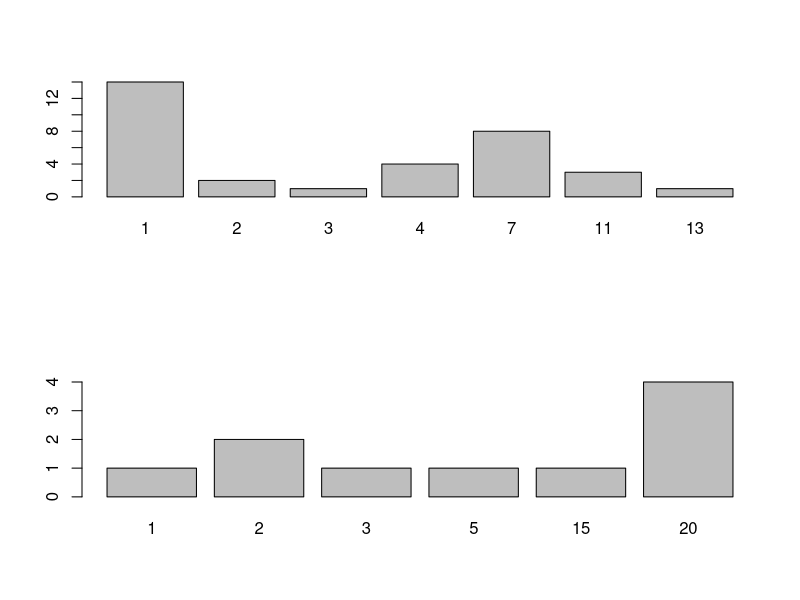
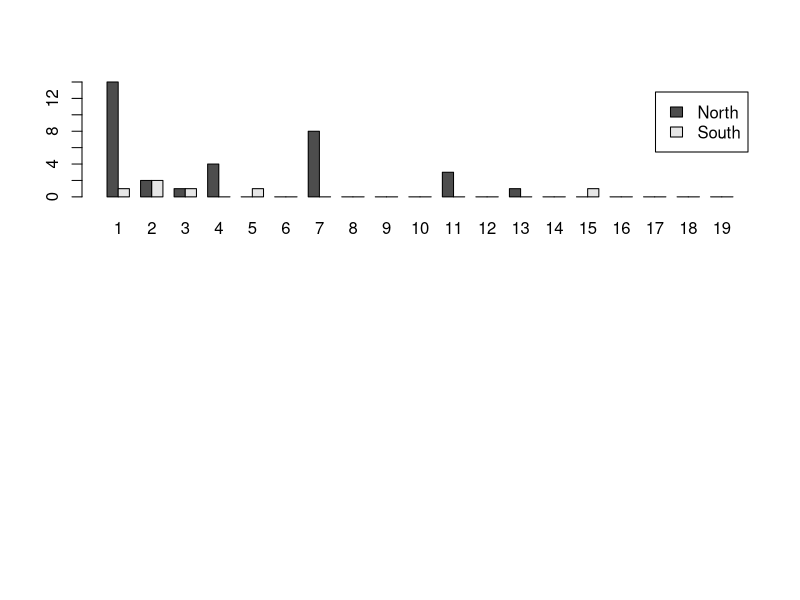

Recreate these plots in R, in order.

## Practical on coalescence theory

## first thing, read genomic data for each population
## since the alleles are encoded as 0 and 1 in this case, it's better to store the data as a matrix

# set the length of the region
len <- 50000

# read data from North and south

data_S <- as.matrix(read.csv("../Data/killer_whale_South.csv", stringsAsFactors=F, header=F, colClasses=rep("numeric", len)))
data_N <- as.matrix(read.csv("../Data/killer_whale_North.csv", stringsAsFactors=F, header=F, colClasses=rep("numeric", len))) # reuse previous codes
dim(data_N) # check for dimensions
dim(data_S)


## 1) We wish to estimate of effective population size

### I suggest to use the Tajima's estimator for theta as seen in class (equation 15): this is a relationship between theta (see equation 14, an estimator of genetic diversity) and Ne (population size) and mu (mutation rate)

# therefore you need to write a script that calculates the average number of pairwise differences (or Pi, equation 15).

# start from one population (e.g. North)
n <- nrow(data_N) # nr of samples (chromosomes)
pi_N <- 0 # initialise pi
# the easiet thing will be to loop over all pairs of sequences (you need two nested for loops)
# for instance, if you have 4 sequences, how can you loop over these unique pairs:
# 1 vs 2
# 1 vs 3
# 1 vs 4
# 2 vs 3
# 2 vs 4
# 3 vs 4.
# You have two indexes for the loop. The first index (let's call it i) goes from 1 to 3 (while you have 4 sequences), and the second index (let's call it j) starts from 2 when i=1, starts from 3 when i=2, etc etc, and finished at 4. 
# How can you create these two nested loops?
for (i in 1:(n - 1)) { # loop of i
	for (j in (i+1):n) { # loop of j  
		# count the number of differences between sequence i and j and add it to the variable pi_N
		pi_N <- pi_N + sum(abs(data_N[i,]-data_N[j,]))
	}
}
# divide by the nr of comparisons done
pi_N <- pi_N / ((n*(n-1))/2)
# you obtained a Tajima's estimator of theta for the Northern population

# repeat the same procedure to calculate pi_S (Tajima's estimator of theta for the Northern population)
# start from one population (e.g. North)
n <- nrow(data_S) # nr of samples (chromosomes)
pi_S <- 0 # initialise pi
# the easiet thing will be to loop over all pairs of sequences (you need two nested for loops)
# for instance, if you have 4 sequences, how can you loop over these unique pairs:
# 1 vs 2
# 1 vs 3
# 1 vs 4
# 2 vs 3
# 2 vs 4
# 3 vs 4.
# You have two indexes for the loop. The first index (let's call it i) goes from 1 to 3 (while you have 4 sequences), and the second index (let's call it j) starts from 2 when i=1, starts from 3 when i=2, etc etc, and finished at 4. 
# How can you create these two nested loops?
for (i in 1:(n - 1)) { # loop of i
	for (j in (i+1):n) { # loop of j  
		# count the number of differences between sequence i and j and add it to the variable pi_N
		pi_S <- pi_S + sum(abs(data_S[i,]-data_S[j,]))
	}
}
# divide by the nr of comparisons done
pi_S <- pi_S / ((n*(n-1))/2)
# you obtained a Tajima's estimator of theta for the Northern population


## now that you have theta you can estimate Ne using equation 14 on the slides
# remember to multiple the mutation rate 1e-8 with the length your sequence before plugging it into the equation
Ne_N_pi <- pi_N / (4 * 1e-8 * len)
Ne_S_pi <- pi_S / (4 * 1e-8 * len)

### you can also calculate theta using Watterson's estimator (equation 20)

# first we need to calculate the nr of SNPs
# try to use apply function
# type ?apply to understand how it works
# for instance the following code (when completed) will calculate the allele frequencies
freqs <- apply(X=data_N, MAR=2, FUN=sum)/nrow(data_N)
# why am I using the function "sum"?

# then SNPs are simply sites where the allele frequency freqs is different from 0 or 1
snps_N <- length(which(freqs < 1 & freqs > 0))

# use equation 20 calculate watterson estimator
watt_N <- snps_N / sum(1/seq(1,n-1))

# repeat the same procedure for S population
freqs <- apply(X=data_S, MAR=2, FUN=sum)/nrow(data_N)
# why am I using the function "sum"?

# then SNPs are simply sites where the allele frequency freqs is different from 0 or 1
snps_S <- length(which(freqs < 1 & freqs > 0))

# use equation 20 calculate watterson estimator
watt_S <- snps_S / sum(1/seq(1,n-1))

### estimates of Ne from Wattersons' estimator
Ne_N_watt <- watt_N / (4 * 1e-8 * len)
Ne_S_watt <- watt_S / (4 * 1e-8 * len)

cat("\nThe North population has estimates of effective population size of", Ne_N_pi, "and", Ne_N_watt)
cat("\nThe South population has estimates of effective population size of", Ne_S_pi, "and", Ne_S_watt)


## 2) Site Frequency Spectra

### North population
sfs_N <- rep(0,(n-1)) # initialise a vector from 0 to n-1
### calculate allele frequencies using the apply functions as previously shown
derived_freqs <- apply(X=data_N, MAR=2, FUN=sum)
### the easiest (but slowest) thing to do would be to loop over all possible allele frequencies and count the occurrences of each possible allele frequency
freq_N <- table(derived_freqs)[-1]
for(i in 1:length(sfs_N)) sfs_N[i] <- length(which(derived_freqs==i))

### South population
# repeat as above
sfs_S <- rep(0,(n-1)) # initialise a vector from 0 to n-1
### calculate allele frequencies using the apply functions as previously shown
derived_freqs <- apply(X=data_S, MAR=2, FUN=sum)
freq_S <- table(derived_freqs)[-1]
for (i in 1:length(sfs_S)) sfs_S[i] <- length(which(derived_freqs==i))


### plot
par(mfrow = c(2,1))
barplot(freq_N) # or use any other plotting functions
barplot(freq_S)

barplot(t(cbind(sfs_N, sfs_S)), beside=T, names.arg=seq(1,nrow(data_S)-1,1), legend=c("North", "South"))
